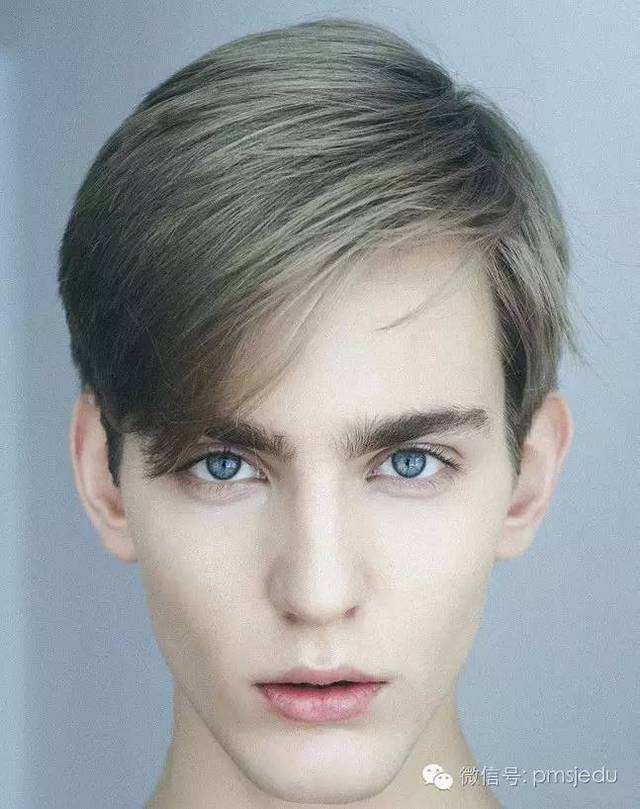
#> input picture faceai/img/5.jpeg, 640 x 809 px
$ python '3.人脸识别OpenCV版.py'
#> lines starting #> are read from the running program, lines starting #| are printed output that depends on the picture; after the words box and inside, x2 and y2 are one past the last pixel; in counts of white or black regions, pixels touching at a corner belong together
import cv2

filepath = "img/5.jpeg"
img = cv2.imread(filepath)  # 读取图片
#> img is the input picture: shape (809, 640, 3); mean B, G, R 158.6, 156.5, 152.1
gray = cv2.cvtColor(img, cv2.COLOR_BGR2GRAY)  # 转换灰色
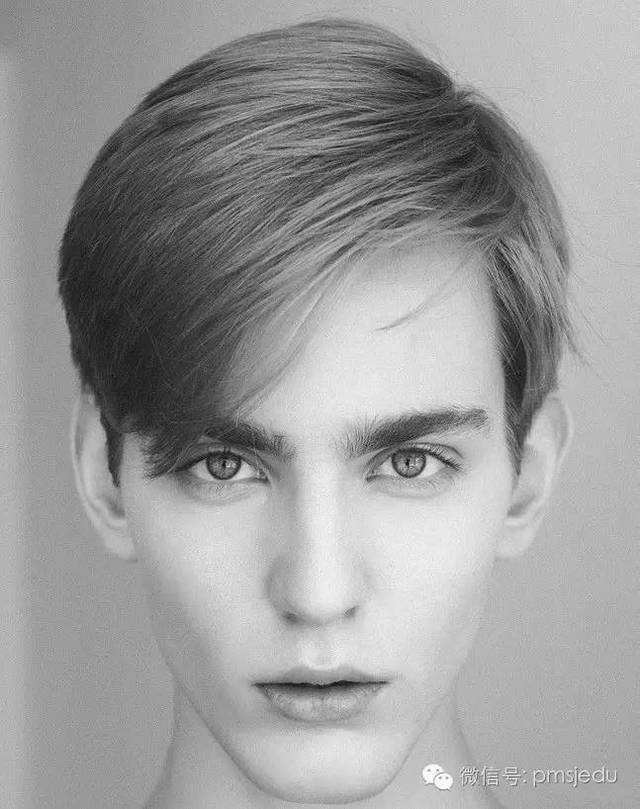
#> gray: shape (809, 640); min 0, max 255, mean 155.4

# OpenCV人脸识别分类器
classifier = cv2.CascadeClassifier(
    "/Users/zhenghaotian/Documents/AI/haarcascade_frontalface_default.xml"
)
color = (0, 255, 0)  # 定义绘制颜色
# 调用识别人脸
faceRects = classifier.detectMultiScale(
    gray, scaleFactor=1.2, minNeighbors=3, minSize=(32, 32))
#> faceRects = [[102, 297, 448, 448]]
if len(faceRects):  # 大于0则检测到人脸
    for faceRect in faceRects:  # 单独框出每一张人脸
        x, y, w, h = faceRect
        # 框出人脸
        cv2.rectangle(img, (x, y), (x + h, y + w), color, 2)
        # 左眼
        cv2.circle(img, (x + w // 4, y + h // 4 + 30), min(w // 8, h // 8),
                   color)
        #右眼
        cv2.circle(img, (x + 3 * w // 4, y + h // 4 + 30), min(w // 8, h // 8),
                   color)
        #嘴巴
        cv2.rectangle(img, (x + 3 * w // 8, y + 3 * h // 4),
                      (x + 5 * w // 8, y + 7 * h // 8), color)
#> this loop made 1 pass
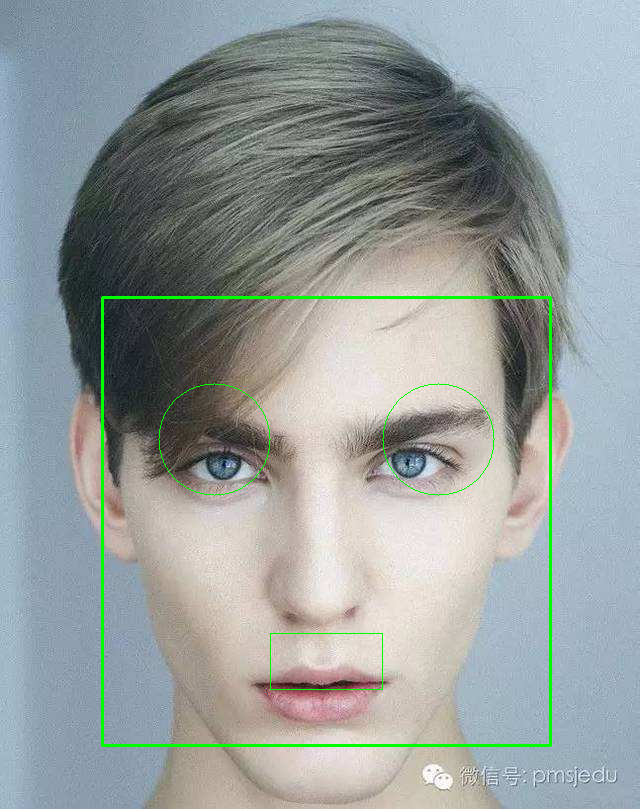
#> img: shape (809, 640, 3); 1.22% of pixels changed, all inside (x1, y1, x2, y2) = (101, 296, 552, 747)

cv2.imshow("image", img)  # 显示图像
c = cv2.waitKey(10)
#> (key Esc is pressed here)

cv2.waitKey(0)
cv2.destroyAllWindows()
cv2.waitKey(1)

$ run again, with faceai/img/1.jpg copied over faceai/img/5.jpeg
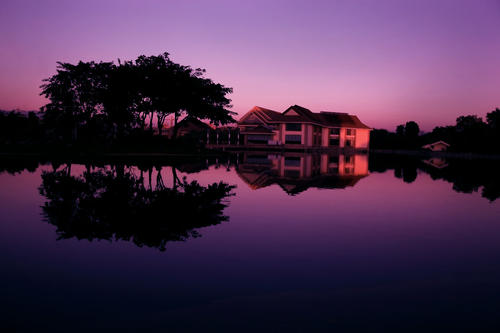
#> input picture faceai/img/1.jpg, 500 x 333 px
#> img is the input picture: shape (333, 500, 3); mean B, G, R 77.4, 47.3, 73
#> `gray = cv2.cvtColor(img, cv2.COLOR_BGR2GRAY)`:
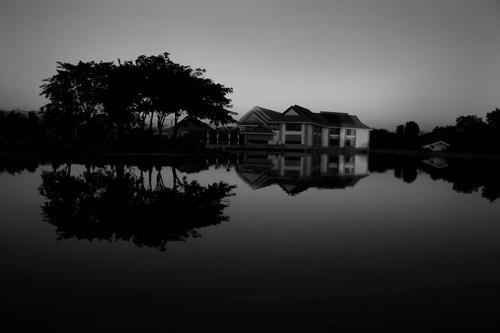
#> gray: shape (333, 500); min 0, max 212, mean 58.4
#> faceRects = ()

$ run again, with faceai/img/3.jpg copied over faceai/img/5.jpeg
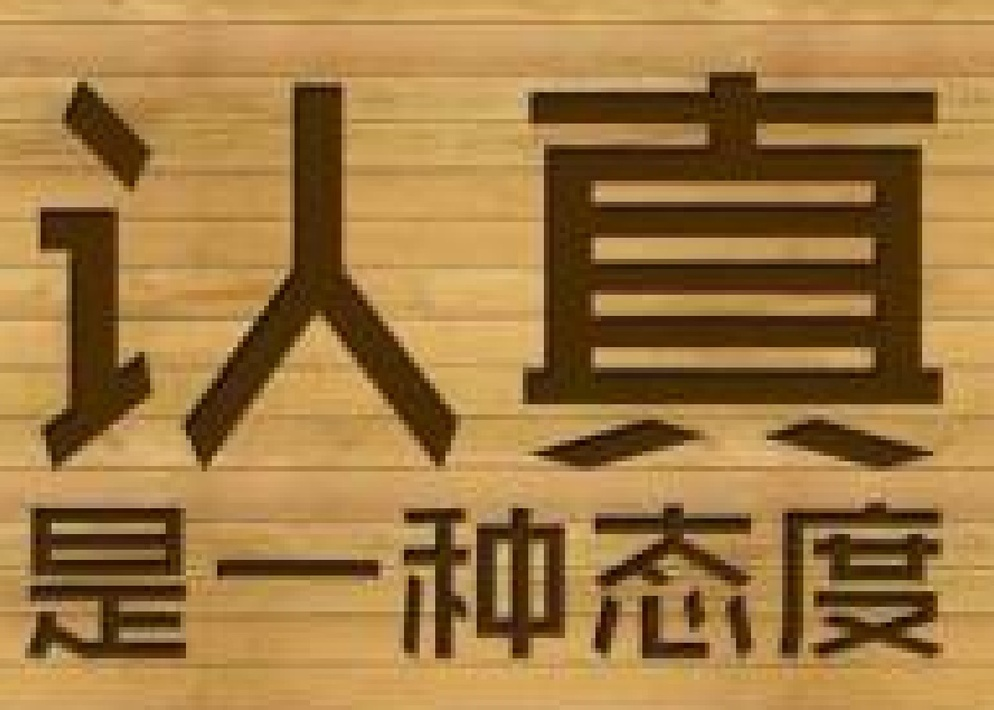
#> input picture faceai/img/3.jpg, 994 x 710 px, shrunk from 1272 x 908 before the run
#> img is the input picture: shape (710, 994, 3); mean B, G, R 66.7, 121.4, 160
#> `gray = cv2.cvtColor(img, cv2.COLOR_BGR2GRAY)`:
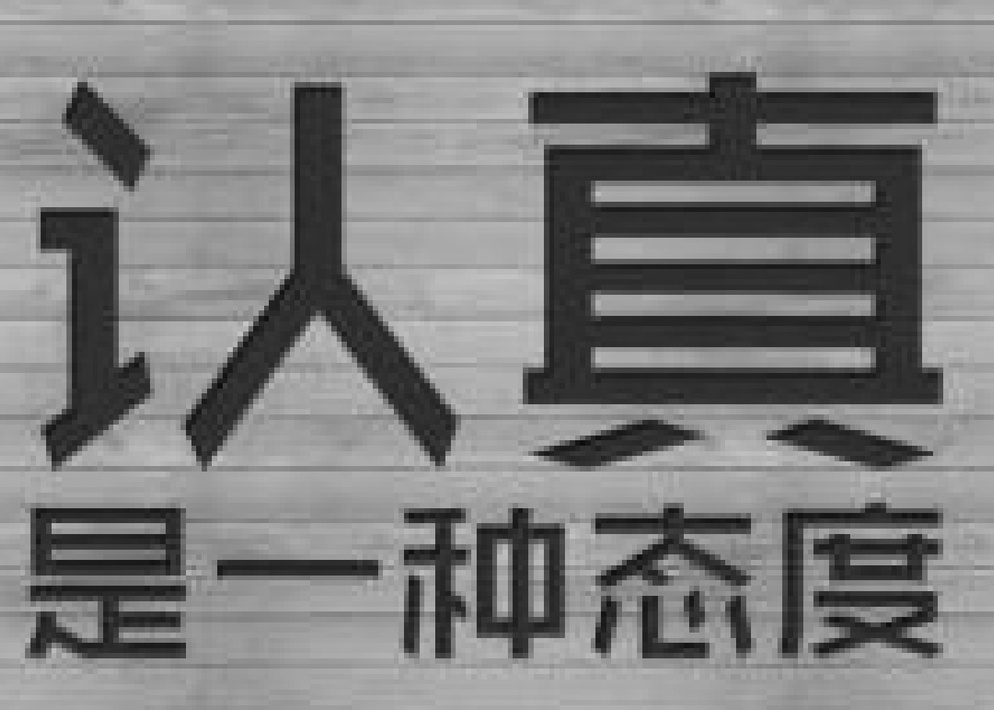
#> gray: shape (710, 994); min 8, max 206, mean 126.7
#> faceRects = ()
